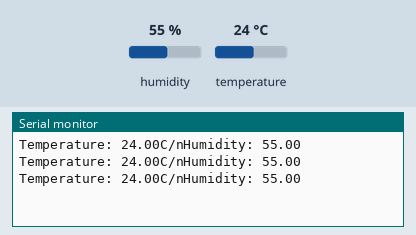
The sketch below on a simulated Arduino Uno, built with avr-gcc and run on an emulated ATmega328P. Parts: the last lines printed to the serial monitor. The test bench sets the inputs (shaded band); at power-on: humidity 55 %, temperature 24 °C.

Above: at 2.8 s.
2.9 s: humidity set to 22 %
At 5.4 s:
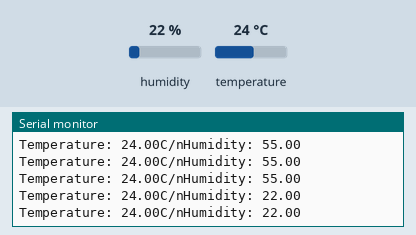
5.6 s: temperature set to 12 °C
At 6.9 s:
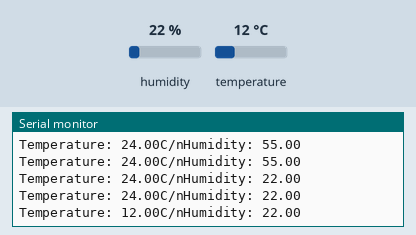
8.3 s: humidity set to 40 %
At 10.0 s:
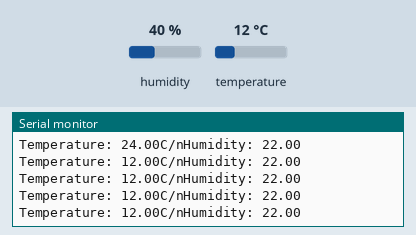
Timing chart, 0 to 11.5 s (numbered marks = the images above; inputs shaded):
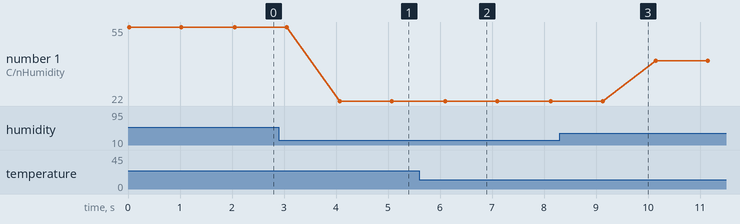

Measured:
- after the input at 2.9 s, the serial monitor: prints a new line after 1.2 s (image 1)
- after the input at 5.6 s, the serial monitor: prints a new line after 0.50 s (image 2)
- plotted number 1: 55 → 22 after the input at 2.9 s, 22 → 40 after the input at 8.3 s

The sketch:

dht11.ino
```cpp
#include "DHT.h"
#define dht_pin 18

DHT dht(dht_pin, DHT11);
void setup()
{

	Serial.begin(115200);
	dht.begin();
}

void loop()
{
	double humi = dht.readHumidity();
	double temp = dht.readTemperature();
	Serial.print("Temperature: ");
	Serial.print(temp);
	Serial.print("C");
	Serial.print("/nHumidity: ");
	Serial.println(humi);
	delay(1000);
}
```
